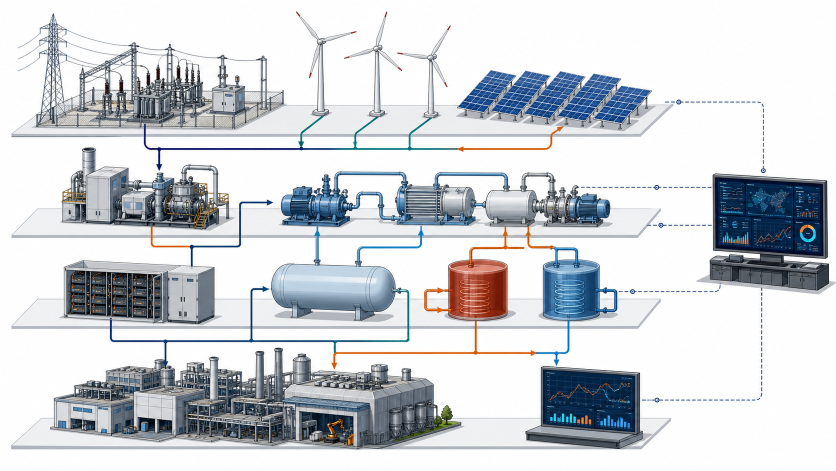
#> input picture Paper/figures/image2_sources/raw/fig1_system_base_v1.png, 1672 x 941 px (shown at 1/2 size)
$ python build_color_drawer_annotations.py
#> lines starting #> are read from the running program, lines starting #| are printed output that depends on the picture
#!/usr/bin/env python
"""Create labelled redraw guides for the Image-2 concept bases.

The guides deliberately keep the generated illustration untouched and add
checked English labels as a separate vector layer.  They are handoff material
for Color Drawer, not replacements for the paper figures.
"""

from pathlib import Path

import matplotlib.pyplot as plt
from matplotlib.patches import FancyArrowPatch


ROOT = Path(__file__).resolve().parents[1]
RAW = ROOT / "Paper" / "figures" / "image2_sources" / "raw"
OUT = ROOT / "Paper" / "figures" / "color_drawer_annotations"

COL = {
    "ink": "#172B4D", "blue": "#0B63CE", "teal": "#008A8A",
    "orange": "#D96416", "purple": "#6D3CB8", "green": "#25835A",
    "red": "#B53A4B", "gray": "#425466",
}


def canvas(source):
    image = plt.imread(source)
#> image is the input picture: shape (941, 1672, 3) float32; mean R, G, B 0.812, 0.825, 0.842
    h, w = image.shape[:2]
#> h = 941; w = 1672
    fig, ax = plt.subplots(figsize=(16, 16 * h / w), dpi=170)
    ax.imshow(image, extent=(0, 100, 0, 100), origin="upper")
    ax.set(xlim=(0, 100), ylim=(0, 100))
    ax.axis("off")
    return fig, ax


def note(ax, xy, text, color="ink", fs=8.4, ha="center"):
    ax.text(
        *xy, text, ha=ha, va="center", fontsize=fs, color=COL[color],
        linespacing=1.12, fontweight="semibold",
        bbox={"boxstyle": "round,pad=0.28,rounding_size=0.12", "fc": "white",
              "ec": COL[color], "lw": 0.85, "alpha": 0.96}, zorder=6,
    )


def arrow(ax, start, end, color="ink", dashed=False):
    ax.add_patch(FancyArrowPatch(
        start, end, arrowstyle="-|>", mutation_scale=9, lw=1.05,
        linestyle="--" if dashed else "-", color=COL[color], zorder=5,
    ))


def heading(ax, text):
    ax.text(1.8, 98.5, text, ha="left", va="top", fontsize=11.5,
            fontweight="bold", color=COL["ink"],
            bbox={"boxstyle": "round,pad=0.24", "fc": "white", "ec": "none", "alpha": 0.93},
            zorder=8)


def write(fig, name):
#> called with name = 'fig1_color_drawer_annotated'
    OUT.mkdir(parents=True, exist_ok=True)
    fig.savefig(OUT / f"{name}.png", dpi=260, bbox_inches="tight", pad_inches=0.02)
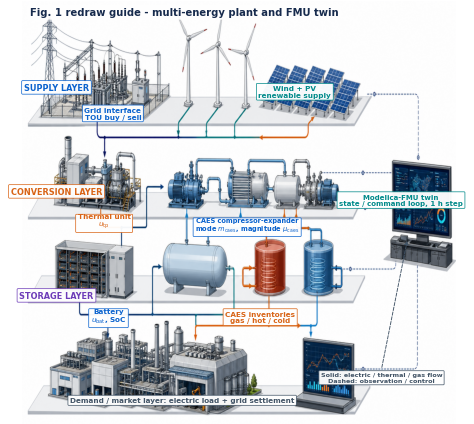
#> figure drawn by matplotlib, 1 panel
    fig.savefig(OUT / f"{name}.pdf", bbox_inches="tight", pad_inches=0.02)
    plt.close(fig)


def fig1():
    fig, ax = canvas(RAW / "fig1_system_base_v1.png")
    heading(ax, "Fig. 1 redraw guide - multi-energy plant and FMU twin")
    note(ax, (8, 80), "SUPPLY LAYER", "blue", 9.3)
    note(ax, (21, 74), "Grid interface\nTOU buy / sell", "blue")
    note(ax, (63, 79), "Wind + PV\nrenewable supply", "teal")
    note(ax, (8, 56), "CONVERSION LAYER", "orange", 9.3)
    note(ax, (19, 49), "Thermal unit\n$u_{\\mathrm{tp}}$", "orange")
    note(ax, (52, 48), "CAES compressor-expander\nmode $m_{\\mathrm{caes}}$, magnitude $\\mu_{\\mathrm{caes}}$", "blue", 7.7)
    note(ax, (8, 32), "STORAGE LAYER", "purple", 9.3)
    note(ax, (20, 27), "Battery\n$u_{\\mathrm{bat}}$, SoC", "blue")
    note(ax, (55, 27), "CAES inventories\ngas / hot / cold", "orange")
    note(ax, (37, 7.8), "Demand / market layer: electric load + grid settlement", "gray")
    note(ax, (87.5, 54), "Modelica-FMU twin\nstate / command loop, 1 h step", "teal", 8.1)
    note(ax, (83, 13), "Solid: electric / thermal / gas flow\nDashed: observation / control", "gray", 7.4)
    arrow(ax, (83, 15), (89, 45), "gray", True)
    write(fig, "fig1_color_drawer_annotated")


def fig4():
    fig, ax = canvas(RAW / "fig4_reward_safety_base_v2.png")
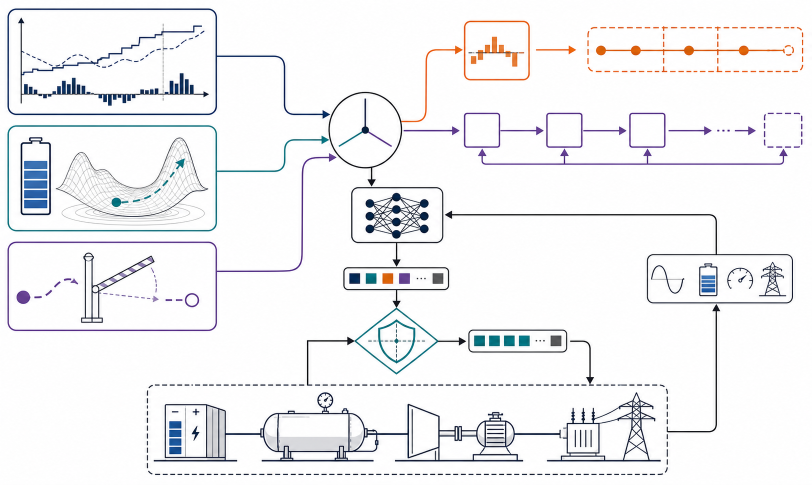
#> input picture Paper/figures/image2_sources/raw/fig4_reward_safety_base_v2.png, 1624 x 969 px (shown at 1/2 size)
#> in canvas, image is the input picture: shape (969, 1624, 3) float32; mean R, G, B 0.95, 0.951, 0.957
    heading(ax, "Fig. 4 redraw guide - reward composition and safety projection")
    note(ax, (12, 84), "Economic reward\n$r_t^{\\mathrm{econ}}=\\Delta J_t/C_{\\mathrm{ref}}$", "blue", 7.7)
    note(ax, (14, 55), "SoC potential shaping\n$r_t^{\\mathrm{shape}}=\\kappa_t(L_{1,t-1}-L_{1,t})-\\kappa_t^{\\mathrm{abs}}L_{1,t}$", "teal", 6.7)
    note(ax, (14, 31), "Terminal recovery gate\n$r_T^{\\mathrm{term}}=B$ if $L_1^e\\leq\\varepsilon$; otherwise $-pL_1^e$", "purple", 6.5)
    note(ax, (47, 75), "Reward synthesis (three terms are summed)\n$r_t^{\\mathrm{econ}}+r_t^{\\mathrm{shape}}+r_t^{\\mathrm{term}}\\longrightarrow r_t^{\\mathrm{ext}}$", "ink", 7.2)
    note(ax, (72, 88), "High-level return\n$R_t^{\\mathrm{hi}}=c^{-1}\\sum_{j=0}^{c-1}r_{t+j}^{\\mathrm{ext}}$", "orange", 7.2)
    note(ax, (50, 48), "Low-level TD3 receives $r_i^{\\mathrm{int}}$\n$r_i^{\\mathrm{int}}=-\\|e_i\\|_w+\\alpha r_i^{\\mathrm{ext}}$", "ink", 7.0)
    note(ax, (50, 39), "Raw hybrid action $\\tilde a_i$", "orange", 7.2)
    note(ax, (50, 27), "GiveSafe projection\n$a_i=\\Pi_{\\mathcal{F}(s_i)}(\\tilde a_i)$", "teal", 7.1)
    note(ax, (80, 21), "Modelica-FMU transition\n$(s_i,a_i)\\rightarrow(s_{i+1},\\Delta J_i)$\npost-step hard checks", "gray", 6.8)
    note(ax, (82, 48), "Feedback to reward terms:\n$\\Delta J_i$, inventories, terminal state", "gray", 6.6)
    arrow(ax, (80, 47), (57, 72), "gray", True)
    arrow(ax, (78, 22), (82, 31), "gray")
    write(fig, "fig4_color_drawer_annotated")
#> call 2 of write, with name = 'fig4_color_drawer_annotated'
#> in write (call 2), `fig.savefig(OUT / f"{name}.png", dpi=260, bbox_inches="tight", pad_inc..`:
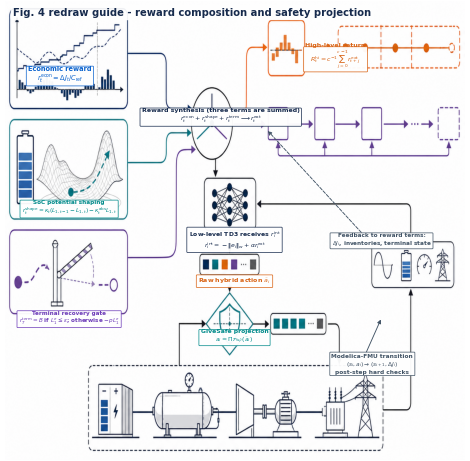
#> figure drawn by matplotlib, 1 panel


def fig5():
    fig, ax = canvas(RAW / "fig5_hierarchical_rl_base_v1.png")
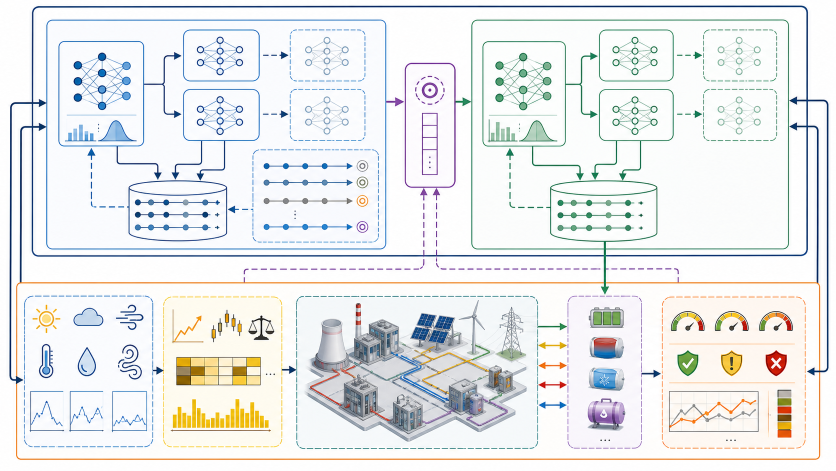
#> input picture Paper/figures/image2_sources/raw/fig5_hierarchical_rl_base_v1.png, 1672 x 941 px (shown at 1/2 size)
#> in canvas, image is the input picture: shape (941, 1672, 3) float32; mean R, G, B 0.921, 0.928, 0.929
    heading(ax, "Fig. 5 redraw guide - Safe Market-GHTD3 closed loop")
    note(ax, (8.5, 61), "High-level TD3\n$\\mu^{\\mathrm{hi}}(s_t)$", "blue", 7.8)
    note(ax, (25, 61), "MSGP\nmarket / recovery prior", "blue", 7.5)
    note(ax, (50, 61), "Absolute 5-D goal every $c$ steps\n$g_t=[\\Delta\\mathrm{bat},\\Delta\\mathrm{gas},\\Delta\\mathrm{th},u_{\\mathrm{tp}},\\mathrm{arb}]$", "purple", 6.5)
    note(ax, (76.5, 61), "Low-level TD3\n$\\pi_{\\mathrm{lo}}(s_i,\\kappa g_i)$", "green", 7.7)
    note(ax, (23, 31), "Observations $s_i$\nprices, resources, load,\npower and inventories", "blue", 6.7)
    note(ax, (43, 29), "F-MLE warm-start\nfeasible rule trajectories", "orange", 6.7)
    note(ax, (61, 28), "Integrated energy environment\nthermal + battery + CAES + grid", "teal", 6.7)
    note(ax, (78, 28), "GiveSafe\n$\\Pi_{\\mathcal{F}(s_i)}(\\tilde a_i)$", "purple", 6.8)
    note(ax, (91, 28), "FMU transition\n$s_{i+1}, r_i^{\\mathrm{ext}}, r_i^{\\mathrm{int}}$", "orange", 6.4)
    note(ax, (25, 82), "Low-level replay buffer $\\mathcal{D}^{\\mathrm{lo}}$\nhourly transitions", "blue", 6.6)
    note(ax, (73, 82), "High-level replay buffer $\\mathcal{D}^{\\mathrm{hi}}$\nMS-HER + TD3 update", "green", 6.6)
    write(fig, "fig5_color_drawer_annotated")


def fig6():
    fig, ax = canvas(RAW / "fig6_cstep_base_v1.png")
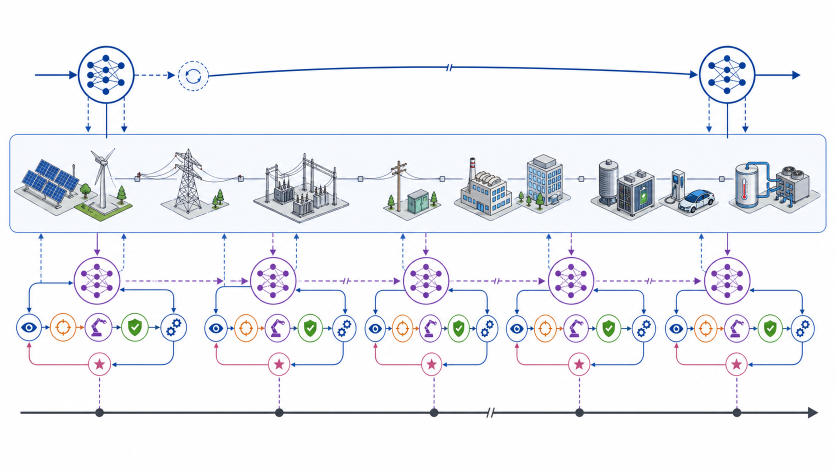
#> input picture Paper/figures/image2_sources/raw/fig6_cstep_base_v1.png, 1672 x 941 px (shown at 1/2 size)
#> in canvas, image is the input picture: shape (941, 1672, 3) float32; mean R, G, B 0.94, 0.948, 0.962
    heading(ax, "Fig. 6 redraw guide - c-step goal and action interaction")
    note(ax, (12, 88), "High-level TD3: observe $s_t$, issue $g_t$ every $c$ steps", "blue", 7.7)
    note(ax, (71, 88), "Store $(s_t,g_t,\\sum r_i^{\\mathrm{ext}},s_{t+c})$\nand update $\\mathcal{D}^{\\mathrm{hi}}$", "blue", 6.8)
    note(ax, (50, 62), "Modelica-FMU energy environment\nadvanced once per hour", "gray", 7.8)
    note(ax, (15, 36), "At hour $i$: $(s_i,g_i)$", "purple", 7.2)
    note(ax, (37, 36), "Low-level TD3\n$\\tilde a_i=\\pi_{\\mathrm{lo}}(s_i,\\kappa g_i)$", "purple", 6.8)
    note(ax, (59, 36), "GiveSafe\n$a_i=\\Pi_{\\mathcal{F}(s_i)}(\\tilde a_i)$", "green", 6.8)
    note(ax, (81, 36), "FMU feedback\n$r_i^{\\mathrm{ext}}, r_i^{\\mathrm{int}}, s_{i+1}$", "blue", 6.7)
    note(ax, (50, 14), "Residual-goal update:  $g_{i+1}=h(s_i,g_i,s_{i+1})=s_i^{\\mathrm{int}}+g_i-s_{i+1}^{\\mathrm{int}}$", "purple", 6.8)
    note(ax, (50, 4.5), "Time: $t$  $\\rightarrow$  $t+1$  $\\rightarrow$  $\\cdots$  $\\rightarrow$  $t+c$", "gray", 7.2)
    write(fig, "fig6_color_drawer_annotated")


if __name__ == "__main__":
    fig1()
    fig4()
    fig5()
    fig6()
    print(f"Wrote Color Drawer redraw guides to {OUT}")
